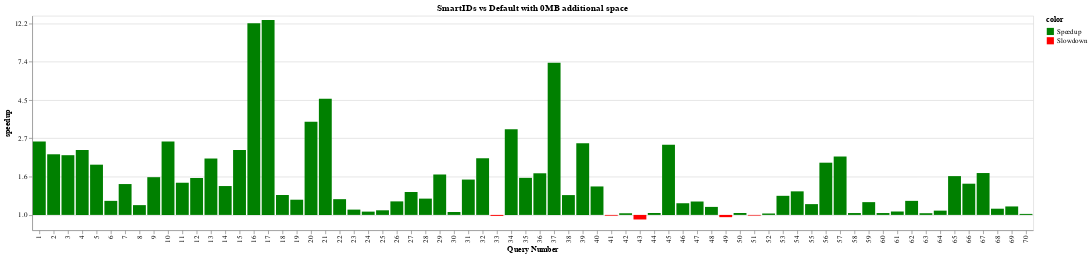

The notebook cell this image was saved under:
### Code cell
chart = plot_speedup("SmartIDs vs Default", smartids, 0)
chart

### Figure 1 — Vega-Lite specification as saved in the notebook (floating-point values rounded to 4 significant figures)
{"$schema": "https://vega.github.io/schema/vega-lite/v4.17.0.json", "config": {"view": {"continuousHeight": 300, "continuousWidth": 400}}, "data": {"name": "data-62866c15d0ce7951f9d2b4d0159ed03c"}, "datasets": {"data-62866c15d0ce7951f9d2b4d0159ed03c": [{"budget": 0, "color": "Speedup", "expt_name": "smartid", "log_speedup": 0.9573, "query_name": "query1", "query_num": 1, "running_time": 0.01841, "speedup": 2.605}, {"budget": 0, "color": "Speedup", "expt_name": "smartid", "log_speedup": 0.7915, "query_name": "query2", "query_num": 2, "running_time": 0.01014, "speedup": 2.207}, {"budget": 0, "color": "Speedup", "expt_name": "smartid", "log_speedup": 0.7795, "query_name": "query3", "query_num": 3, "running_time": 0.01117, "speedup": 2.18}, {"budget": 0, "color": "Speedup", "expt_name": "smartid", "log_speedup": 0.8469, "query_name": "query4", "query_num": 4, "running_time": 0.01284, "speedup": 2.332}, {"budget": 0, "color": "Speedup", "expt_name": "smartid", "log_speedup": 0.6557, "query_name": "query5", "query_num": 5, "running_time": 0.04991, "speedup": 1.926}, {"budget": 0, "color": "Speedup", "expt_name": "smartid", "log_speedup": 0.1833, "query_name": "query6", "query_num": 6, "running_time": 1.25, "speedup": 1.201}, {"budget": 0, "color": "Speedup", "expt_name": "smartid", "log_speedup": 0.4028, "query_name": "query7", "query_num": 7, "running_time": 0.3863, "speedup": 1.496}, {"budget": 0, "color": "Speedup", "expt_name": "smartid", "log_speedup": 0.1277, "query_name": "query8", "query_num": 8, "running_time": 2.676, "speedup": 1.136}, {"budget": 0, "color": "Speedup", "expt_name": "smartid", "log_speedup": 0.4926, "query_name": "query9", "query_num": 9, "running_time": 0.1222, "speedup": 1.636}, {"budget": 0, "color": "Speedup", "expt_name": "smartid", "log_speedup": 0.958, "query_name": "query10", "query_num": 10, "running_time": 0.05157, "speedup": 2.607}, {"budget": 0, "color": "Speedup", "expt_name": "smartid", "log_speedup": 0.4199, "query_name": "query11", "query_num": 11, "running_time": 0.1777, "speedup": 1.522}, {"budget": 0, "color": "Speedup", "expt_name": "smartid", "log_speedup": 0.4821, "query_name": "query12", "query_num": 12, "running_time": 0.467, "speedup": 1.62}, {"budget": 0, "color": "Speedup", "expt_name": "smartid", "log_speedup": 0.7361, "query_name": "query13", "query_num": 13, "running_time": 0.2238, "speedup": 2.088}, {"budget": 0, "color": "Speedup", "expt_name": "smartid", "log_speedup": 0.3768, "query_name": "query14", "query_num": 14, "running_time": 0.7302, "speedup": 1.458}, {"budget": 0, "color": "Speedup", "expt_name": "smartid", "log_speedup": 0.8482, "query_name": "query15", "query_num": 15, "running_time": 0.137, "speedup": 2.335}, {"budget": 0, "color": "Speedup", "expt_name": "smartid", "log_speedup": 2.503, "query_name": "query16", "query_num": 16, "running_time": 0.03674, "speedup": 12.21}, {"budget": 0, "color": "Speedup", "expt_name": "smartid", "log_speedup": 2.546, "query_name": "query17", "query_num": 17, "running_time": 0.03342, "speedup": 12.75}, {"budget": 0, "color": "Speedup", "expt_name": "smartid", "log_speedup": 0.2596, "query_name": "query18", "query_num": 18, "running_time": 0.2543, "speedup": 1.296}, {"budget": 0, "color": "Speedup", "expt_name": "smartid", "log_speedup": 0.1984, "query_name": "query19", "query_num": 19, "running_time": 4.188, "speedup": 1.219}, {"budget": 0, "color": "Speedup", "expt_name": "smartid", "log_speedup": 1.217, "query_name": "query20", "query_num": 20, "running_time": 0.3386, "speedup": 3.377}, {"budget": 0, "color": "Speedup", "expt_name": "smartid", "log_speedup": 1.516, "query_name": "query21", "query_num": 21, "running_time": 0.1211, "speedup": 4.552}, {"budget": 0, "color": "Speedup", "expt_name": "smartid", "log_speedup": 0.2055, "query_name": "query22", "query_num": 22, "running_time": 1.748, "speedup": 1.228}, {"budget": 0, "color": "Speedup", "expt_name": "smartid", "log_speedup": 0.06916, "query_name": "query23", "query_num": 23, "running_time": 1.681, "speedup": 1.072}, {"budget": 0, "color": "Speedup", "expt_name": "smartid", "log_speedup": 0.04296, "query_name": "query24", "query_num": 24, "running_time": 1.284, "speedup": 1.044}, {"budget": 0, "color": "Speedup", "expt_name": "smartid", "log_speedup": 0.06038, "query_name": "query25", "query_num": 25, "running_time": 0.2183, "speedup": 1.062}, {"budget": 0, "color": "Speedup", "expt_name": "smartid", "log_speedup": 0.1766, "query_name": "query26", "query_num": 26, "running_time": 0.5846, "speedup": 1.193}, {"budget": 0, "color": "Speedup", "expt_name": "smartid", "log_speedup": 0.299, "query_name": "query27", "query_num": 27, "running_time": 0.218, "speedup": 1.349}, {"budget": 0, "color": "Speedup", "expt_name": "smartid", "log_speedup": 0.2126, "query_name": "query28", "query_num": 28, "running_time": 0.7596, "speedup": 1.237}, {"budget": 0, "color": "Speedup", "expt_name": "smartid", "log_speedup": 0.5276, "query_name": "query29", "query_num": 29, "running_time": 0.3003, "speedup": 1.695}, {"budget": 0, "color": "Speedup", "expt_name": "smartid", "log_speedup": 0.03793, "query_name": "query30", "query_num": 30, "running_time": 2.878, "speedup": 1.039}, {"budget": 0, "color": "Speedup", "expt_name": "smartid", "log_speedup": 0.4614, "query_name": "query31", "query_num": 31, "running_time": 0.02306, "speedup": 1.586}, {"budget": 0, "color": "Speedup", "expt_name": "smartid", "log_speedup": 0.7395, "query_name": "query32", "query_num": 32, "running_time": 0.02422, "speedup": 2.095}, {"budget": 0, "color": "Slowdown", "expt_name": "smartid", "log_speedup": -0.01231, "query_name": "query33", "query_num": 33, "running_time": 1.157, "speedup": 0.9878}, {"budget": 0, "color": "Speedup", "expt_name": "smartid", "log_speedup": 1.117, "query_name": "query34", "query_num": 34, "running_time": 0.08281, "speedup": 3.056}, {"budget": 0, "color": "Speedup", "expt_name": "smartid", "log_speedup": 0.4837, "query_name": "query35", "query_num": 35, "running_time": 0.03238, "speedup": 1.622}, {"budget": 0, "color": "Speedup", "expt_name": "smartid", "log_speedup": 0.5435, "query_name": "query36", "query_num": 36, "running_time": 0.2062, "speedup": 1.722}, {"budget": 0, "color": "Speedup", "expt_name": "smartid", "log_speedup": 1.987, "query_name": "query37", "query_num": 37, "running_time": 0.1065, "speedup": 7.292}, {"budget": 0, "color": "Speedup", "expt_name": "smartid", "log_speedup": 0.2587, "query_name": "query38", "query_num": 38, "running_time": 0.06565, "speedup": 1.295}, {"budget": 0, "color": "Speedup", "expt_name": "smartid", "log_speedup": 0.9361, "query_name": "query39", "query_num": 39, "running_time": 0.1118, "speedup": 2.55}, {"budget": 0, "color": "Speedup", "expt_name": "smartid", "log_speedup": 0.3715, "query_name": "query40", "query_num": 40, "running_time": 0.1655, "speedup": 1.45}, {"budget": 0, "color": "Slowdown", "expt_name": "smartid", "log_speedup": -0.009662, "query_name": "query41", "query_num": 41, "running_time": 4.402, "speedup": 0.9904}, {"budget": 0, "color": "Speedup", "expt_name": "smartid", "log_speedup": 0.02134, "query_name": "query42", "query_num": 42, "running_time": 1.804, "speedup": 1.022}, {"budget": 0, "color": "Slowdown", "expt_name": "smartid", "log_speedup": -0.05961, "query_name": "query43", "query_num": 43, "running_time": 5.635, "speedup": 0.9421}, {"budget": 0, "color": "Speedup", "expt_name": "smartid", "log_speedup": 0.02493, "query_name": "query44", "query_num": 44, "running_time": 0.8003, "speedup": 1.025}, {"budget": 0, "color": "Speedup", "expt_name": "smartid", "log_speedup": 0.9152, "query_name": "query45", "query_num": 45, "running_time": 0.2657, "speedup": 2.497}, {"budget": 0, "color": "Speedup", "expt_name": "smartid", "log_speedup": 0.1523, "query_name": "query46", "query_num": 46, "running_time": 0.6745, "speedup": 1.165}, {"budget": 0, "color": "Speedup", "expt_name": "smartid", "log_speedup": 0.1749, "query_name": "query47", "query_num": 47, "running_time": 1.357, "speedup": 1.191}, {"budget": 0, "color": "Speedup", "expt_name": "smartid", "log_speedup": 0.1045, "query_name": "query48", "query_num": 48, "running_time": 1.073, "speedup": 1.11}, {"budget": 0, "color": "Slowdown", "expt_name": "smartid", "log_speedup": -0.02932, "query_name": "query49", "query_num": 49, "running_time": 3.561, "speedup": 0.9711}, {"budget": 0, "color": "Speedup", "expt_name": "smartid", "log_speedup": 0.02484, "query_name": "query50", "query_num": 50, "running_time": 2.351, "speedup": 1.025}, {"budget": 0, "color": "Slowdown", "expt_name": "smartid", "log_speedup": -0.00817, "query_name": "query51", "query_num": 51, "running_time": 5.149, "speedup": 0.9919}, {"budget": 0, "color": "Speedup", "expt_name": "smartid", "log_speedup": 0.01837, "query_name": "query52", "query_num": 52, "running_time": 2.881, "speedup": 1.019}, {"budget": 0, "color": "Speedup", "expt_name": "smartid", "log_speedup": 0.2492, "query_name": "query53", "query_num": 53, "running_time": 0.1295, "speedup": 1.283}, {"budget": 0, "color": "Speedup", "expt_name": "smartid", "log_speedup": 0.3076, "query_name": "query54", "query_num": 54, "running_time": 0.139, "speedup": 1.36}, {"budget": 0, "color": "Speedup", "expt_name": "smartid", "log_speedup": 0.1409, "query_name": "query55", "query_num": 55, "running_time": 0.1819, "speedup": 1.151}, {"budget": 0, "color": "Speedup", "expt_name": "smartid", "log_speedup": 0.6816, "query_name": "query56", "query_num": 56, "running_time": 0.3494, "speedup": 1.977}, {"budget": 0, "color": "Speedup", "expt_name": "smartid", "log_speedup": 0.7623, "query_name": "query57", "query_num": 57, "running_time": 0.3048, "speedup": 2.143}, {"budget": 0, "color": "Speedup", "expt_name": "smartid", "log_speedup": 0.02439, "query_name": "query58", "query_num": 58, "running_time": 26.96, "speedup": 1.025}, {"budget": 0, "color": "Speedup", "expt_name": "smartid", "log_speedup": 0.1667, "query_name": "query59", "query_num": 59, "running_time": 0.166, "speedup": 1.181}, {"budget": 0, "color": "Speedup", "expt_name": "smartid", "log_speedup": 0.02436, "query_name": "query60", "query_num": 60, "running_time": 170.1, "speedup": 1.025}, {"budget": 0, "color": "Speedup", "expt_name": "smartid", "log_speedup": 0.04445, "query_name": "query61", "query_num": 61, "running_time": 9.575, "speedup": 1.045}, {"budget": 0, "color": "Speedup", "expt_name": "smartid", "log_speedup": 0.1833, "query_name": "query62", "query_num": 62, "running_time": 1.114, "speedup": 1.201}, {"budget": 0, "color": "Speedup", "expt_name": "smartid", "log_speedup": 0.02209, "query_name": "query63", "query_num": 63, "running_time": 2.825, "speedup": 1.022}, {"budget": 0, "color": "Speedup", "expt_name": "smartid", "log_speedup": 0.05574, "query_name": "query64", "query_num": 64, "running_time": 2.024, "speedup": 1.057}, {"budget": 0, "color": "Speedup", "expt_name": "smartid", "log_speedup": 0.5064, "query_name": "query65", "query_num": 65, "running_time": 0.09857, "speedup": 1.659}, {"budget": 0, "color": "Speedup", "expt_name": "smartid", "log_speedup": 0.4074, "query_name": "query66", "query_num": 66, "running_time": 0.6857, "speedup": 1.503}, {"budget": 0, "color": "Speedup", "expt_name": "smartid", "log_speedup": 0.5467, "query_name": "query67", "query_num": 67, "running_time": 0.5001, "speedup": 1.727}, {"budget": 0, "color": "Speedup", "expt_name": "smartid", "log_speedup": 0.08099, "query_name": "query68", "query_num": 68, "running_time": 0.2523, "speedup": 1.084}, {"budget": 0, "color": "Speedup", "expt_name": "smartid", "log_speedup": 0.1105, "query_name": "query69", "query_num": 69, "running_time": 0.1654, "speedup": 1.117}, {"budget": 0, "color": "Speedup", "expt_name": "smartid", "log_speedup": 0.01318, "query_name": "query70", "query_num": 70, "running_time": 5.18, "speedup": 1.013}]}, "encoding": {"color": {"field": "color", "scale": {"domain": ["Speedup", "Slowdown"], "range": ["green", "red"]}, "type": "nominal"}, "x": {"axis": {"title": "Query Number"}, "field": "query_num", "type": "ordinal"}, "y": {"axis": {"format": ",.0f", "labelExpr": "format(exp(datum.value),',.1f')", "title": "speedup"}, "field": "log_speedup", "type": "quantitative"}}, "mark": "bar", "title": {"text": "SmartIDs vs Default with 0MB additional space"}}
